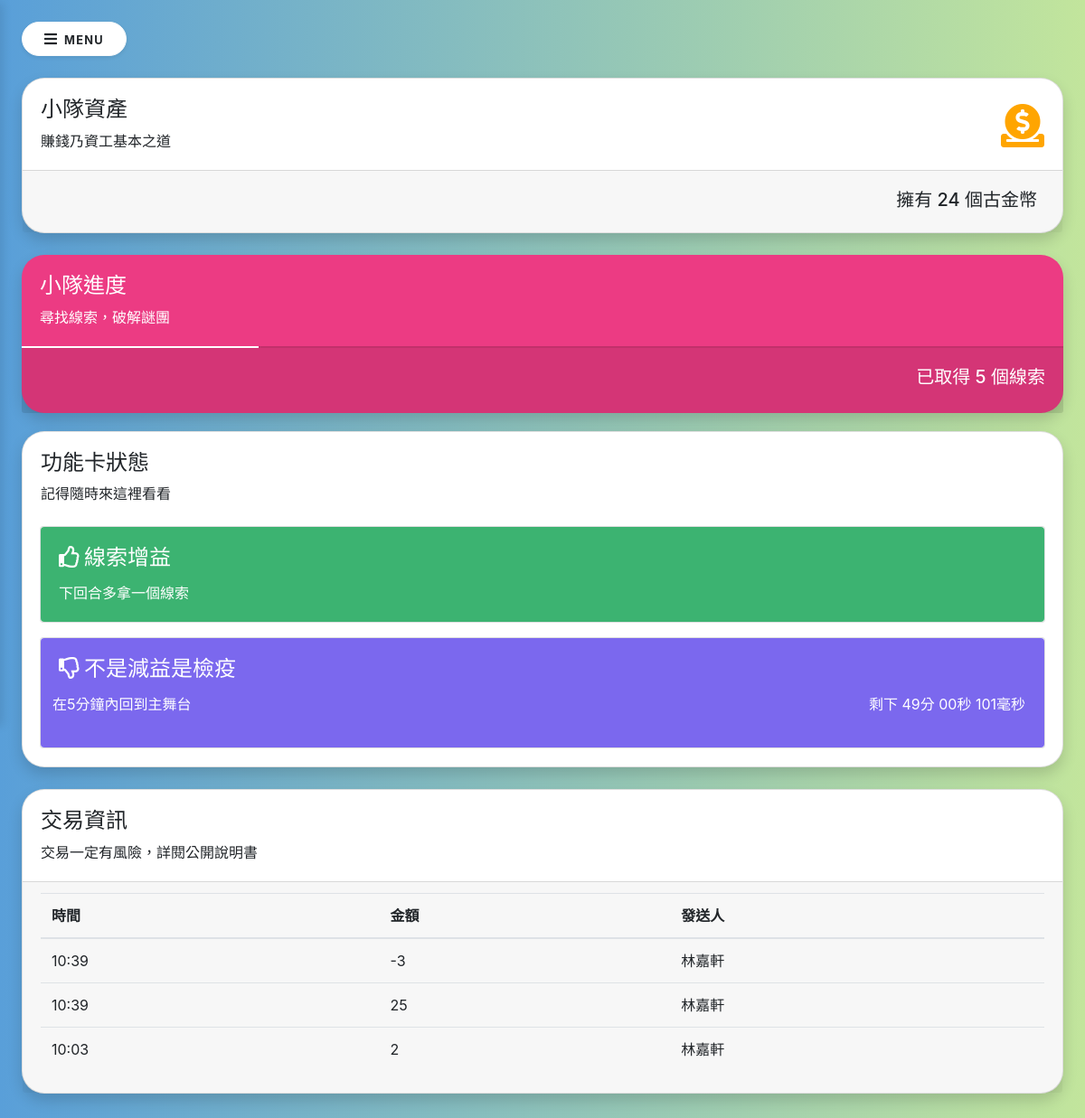
/team (signed in), run on the app's committed database.
### main/models.py (models this page shows, shortened)
class Team(db.Model):
    id = db.Column(db.Integer, primary_key=True)
    team_coins = db.Column(db.Integer, nullable=False, default=0)
    members = db.relationship('User', backref='member', lazy=True)
    clues = db.Column(db.Integer, nullable=False, default=0)
    clueCardStatus = db.Column(db.Integer, nullable=False, default=0)
    clueCardContent = db.Column(db.String(10))  # 表示從哪個小隊發送的
    isolateCardStatus = db.Column(db.Integer, nullable=False, default=0)
    isolateCardTime = db.Column(db.DateTime)
    isolateCardContent = db.Column(db.String(10))  # TODO:表示從哪個小隊發送的
    selfBanCardStatus = db.Column(db.Integer, nullable=False, default=0)
    selfBanCardTime = db.Column(db.DateTime)
    selfBanCardContent = db.Column(db.String(10))  # 表示從哪個小隊發送的

class Event(db.Model):
    id = db.Column(db.Integer, primary_key=True)
    coins = db.Column(db.Integer, nullable=False)
    time = db.Column(db.DateTime, nullable=False, default=datetime.utcnow)
    sender_id = db.Column(db.Integer, nullable=False)
    team_id = db.Column(db.Integer, nullable=False)

class User(db.Model, UserMixin):
    id = db.Column(db.Integer, primary_key=True)
    nickname = db.Column(db.String(20), nullable=False, default='NULL')
    account = db.Column(db.String(20), unique=True, nullable=False)
    password = db.Column(db.String(40), nullable=False)
    team_id = db.Column(db.Integer, db.ForeignKey('team.id'), nullable=False)

### main/routes.py (the view)
@app.route('/team')
def team():
    if current_user.is_authenticated:
        userList = User.query.all()
        teamList = Team.query.all()
        banCardList = BanCard.query.all()
        eventList = Event.query.filter_by(team_id=current_user.team_id).order_by(Event.time.desc()).all()
        return render_template('team.html', title='隊伍資訊', user=current_user, userList=userList,
                               teamList=teamList, banCardList=banCardList, eventList=eventList)
    else:
        return redirect(url_for('login'))

### main/models.py (called while the page is built)
@login_manager.user_loader
def load_user(user_id):
    return User.query.get(int(user_id))

### main/routes.py (called while the page is built)
@app.template_filter('timestamp')
def datetime_to_timestamp(value):
    value = value + timedelta(hours=8)  # 調整時差
    return value.timestamp()

### main/templates/team.html (shortened to what this page needs)
{% extends 'layout.html' %}
{% block content %}
<link rel="stylesheet" href="/static/css/team_style.css">
<link rel="stylesheet" href="https://cdnjs.cloudflare.com/ajax/libs/Swiper/5.4.5/css/swiper.min.css"
 />
<div class="swiper-container">
    <div class="swiper-wrapper mb-3">
        <div class="swiper-slide">
            <div class="mb-4">
                <div class="card shadow" style="border-radius: 25px;">
                    <div class="d-flex card-body justify-content-between">
                        <div class="tile-header">
                            <h4>小隊資產</h4>
                            <span>賺錢乃資工基本之道</span>
                        </div>
                        <i class="fas fa-donate mt-2" style="font-size: 3rem; color: orange;"></i>
                    </div>
                    <div class="card-footer pb-2">
                        <h5 class="m-2 pb-2" style="text-align: right;">擁有
                            <span class="pct-counter">{{ teamList[user.team_id-1].team_coins }} </span>個古金幣
                        </h5>
                    </div>
                </div>
            </div>
        </div>
        <div class="swiper-slide">
            <div class="tile-progress tile-pink shadow" style="border-radius: 25px;">
                <div class="tile-header" style="padding: 20px;">
                    <h4>小隊進度</h4>
                    <span>尋找線索，破解謎團</span>
                </div>
                <div class="tile-progressbar">
                    <span data-fill=" {{ teamList[user.team_id-1].clues/22*100 }}%"
                        style="width:  {{ teamList[user.team_id-1].clues/22*100 }}%;"></span>
                </div>
                <div class="tile-footer">
                    <h5>已取得
                        <span class="pct-counter">{{ teamList[user.team_id-1].clues }} </span>個線索
                    </h5>
                </div>
            </div>
        </div>
    </div>
</div>
<div class="mb-4">
    <div class="card shadow" style="border-radius: 25px;">
        <div class="d-flex card-body justify-content-between">
            <div class="tile-header">
                <h4>功能卡狀態</h4>
                <span>記得隨時來這裡看看</span>
            </div>
        </div>
        <div class="text-white p-1">
            {% if teamList[user.team_id-1].clueCardStatus == 1 %}
            <div class="col-auto mb-3">
                <div class="card">
                    <div class="card-body rounded" style="background-color:mediumseagreen;">
                        <h4 class="card-title">
                            <i class="far fa-thumbs-up mr-1"></i>線索增益
                        </h4>
                        <p class="card-text">下回合多拿一個線索</p>
                    </div>
                </div>
            </div>
            {% endif %}
            {% if teamList[user.team_id-1].isolateCardStatus == 1 %}
            <div class="col-auto mb-3">
                <div class="card">
                    <div class="card-body rounded" style="background-color:mediumslateblue">
                        <h4 class="card-title">
                            <i class="far fa-thumbs-down mr-1"></i>不是減益是檢疫
                        </h4>
                        <div class="row justify-content-between pl-2 pr-3">
                            <p class="card-text">在5分鐘內回到主舞台</p>
                            <span class="time_wrap card-text"
                                value="{{ teamList[user.team_id-1].isolateCardTime | timestamp }}"></span>
                        </div>
                    </div>
                </div>
            </div>
            {% endif %}
        </div>
    </div>
</div>
<div class="mb-4">
    <div class="card shadow" style="border-radius: 25px;">
        <div class="d-flex card-body justify-content-between">
            <div class="tile-header">
                <h4>交易資訊</h4>
                <span>交易一定有風險，詳閱公開說明書</span>
            </div>
        </div>
        <div class="card-footer pb-2">
            <table class="table">
                <thead>
                    <tr>
                        <th>時間</th>
                        <th>金額</th>
                        <th>發送人</th>
                    </tr>
                </thead>
                <tbody class="justify-content-between">
                    {% for event in eventList %}
                    <tr>
                        <td>{{ moment(event.time).format('H:mm') }}</td>
                        <td>{{ event.coins }}</td>
                        <td>{{ userList[event.sender_id-1].nickname }}</td>
                    </tr>
                    {% endfor %}
                </tbody>
            </table>
        </div>
    </div>
</div>
{% endblock %}

### main/static/css/style.css (style rules this page uses)
html { height: 100%; }
body { background: #599fd9; background: -webkit-linear-gradient(to right, #599fd9, #c2e59c); background: linear-gradient(to right, #599fd9, #c2e59c); height: 100vh; overflow-x: hidden; }

### main/static/css/all.css (style rules this page uses)
.fa, .fas, .far, .fal, .fad, .fab { -moz-osx-font-smoothing: grayscale; -webkit-font-smoothing: antialiased; display: inline-block; font-style: normal; font-variant: normal; text-rendering: auto; line-height: 1; }
.fa-donate:before { content: "\f4b9"; }
.fa-thumbs-down:before { content: "\f165"; }
.fa-thumbs-up:before { content: "\f164"; }
.far { font-family: 'Font Awesome 5 Free'; font-weight: 400; }
.fa, .fas { font-family: 'Font Awesome 5 Free'; font-weight: 900; }

### main/static/css/team_style.css (style rules this page uses)
.tile-progress { background-color: #303641; color: #fff; }
.tile-progress { background: #00a65b; color: #fff; margin-bottom: 20px; -webkit-border-radius: 5px; -moz-border-radius: 5px; border-radius: 5px; -webkit-background-clip: padding-box; -moz-background-clip: padding; background-clip: padding-box; -webkit-border-radius: 3px; -moz-border-radius: 3px; border-radius: 3px; }
.tile-progress .tile-header { padding: 15px 20px; }
.tile-progress .tile-progressbar { height: 2px; background: rgba(0,0,0,0.18); margin: 0; }
.tile-progress .tile-progressbar span { background: #fff; }
.tile-progress .tile-progressbar span { display: block; background: #fff; width: 0; height: 100%; -webkit-transition: all 1.5s cubic-bezier(0.230,1.000,0.320,1.000); -moz-transition: all 1.5s cubic-bezier(0.230,1.000,0.320,1.000); -o-transition: all 1.5s cubic-bezier(0.230,1.000,0.320,1.000); transition: all 1.5s cubic-bezier(0.230,1.000,0.320,1.000); }
.tile-progress .tile-footer { padding: 20px; text-align: right; background: rgba(0,0,0,0.1); -webkit-border-radius: 0 0 3px 3px; -webkit-background-clip: padding-box; -moz-border-radius: 0 0 3px 3px; -moz-background-clip: padding; border-radius: 0 0 3px 3px; background-clip: padding-box; -webkit-border-radius: 0 0 3px 3px; -moz-border-radius: 0 0 3px 3px; border-radius: 0 0 3px 3px; }
.tile-progress.tile-pink { background-color: #ec3b83; color: #fff; }

### data on the page
Team: team_coins "24", clues "5"
Event: time "10:39", coins "-3"
User: nickname "林嘉軒"
Event: time "10:39", coins "25"
Event: time "10:03", coins "2"
